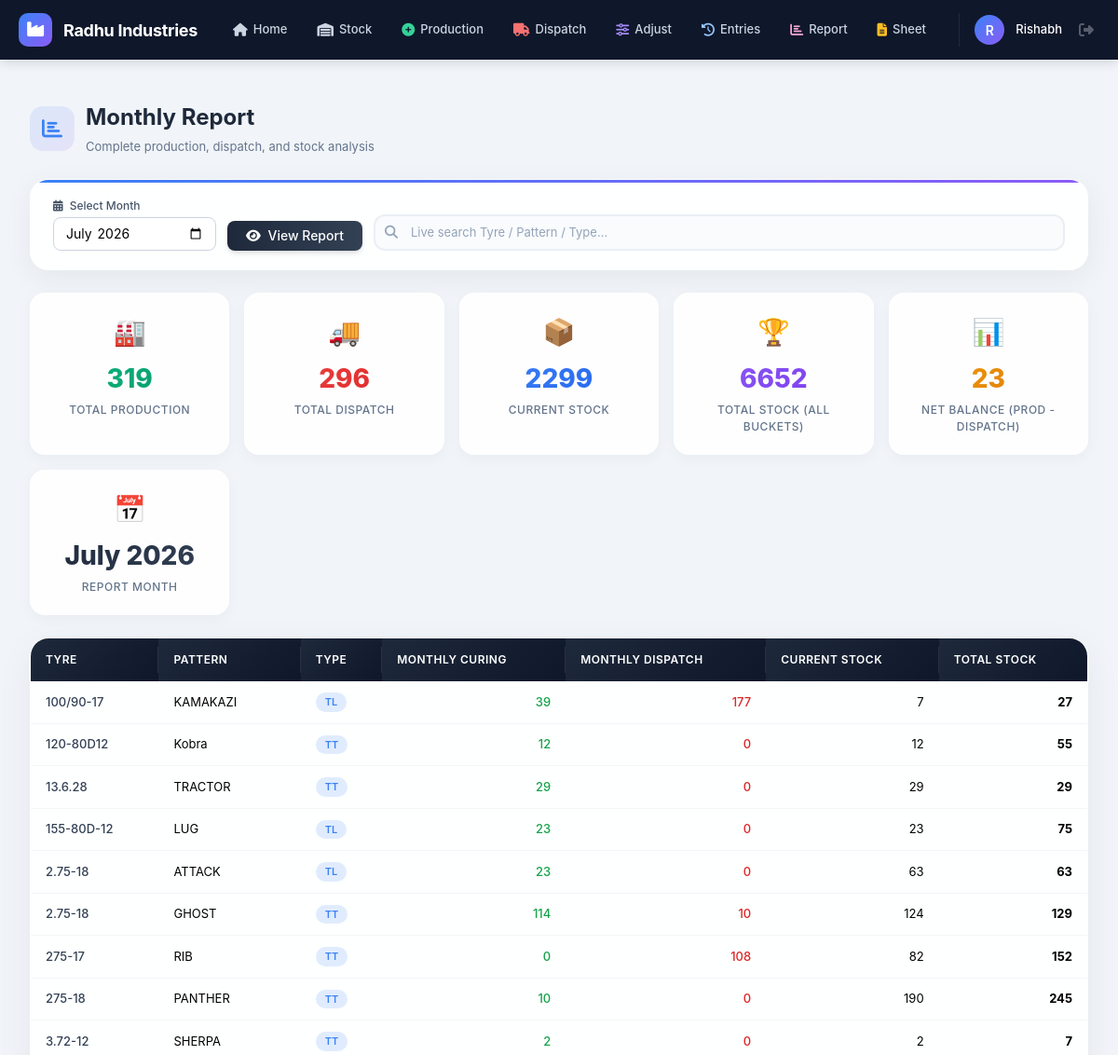
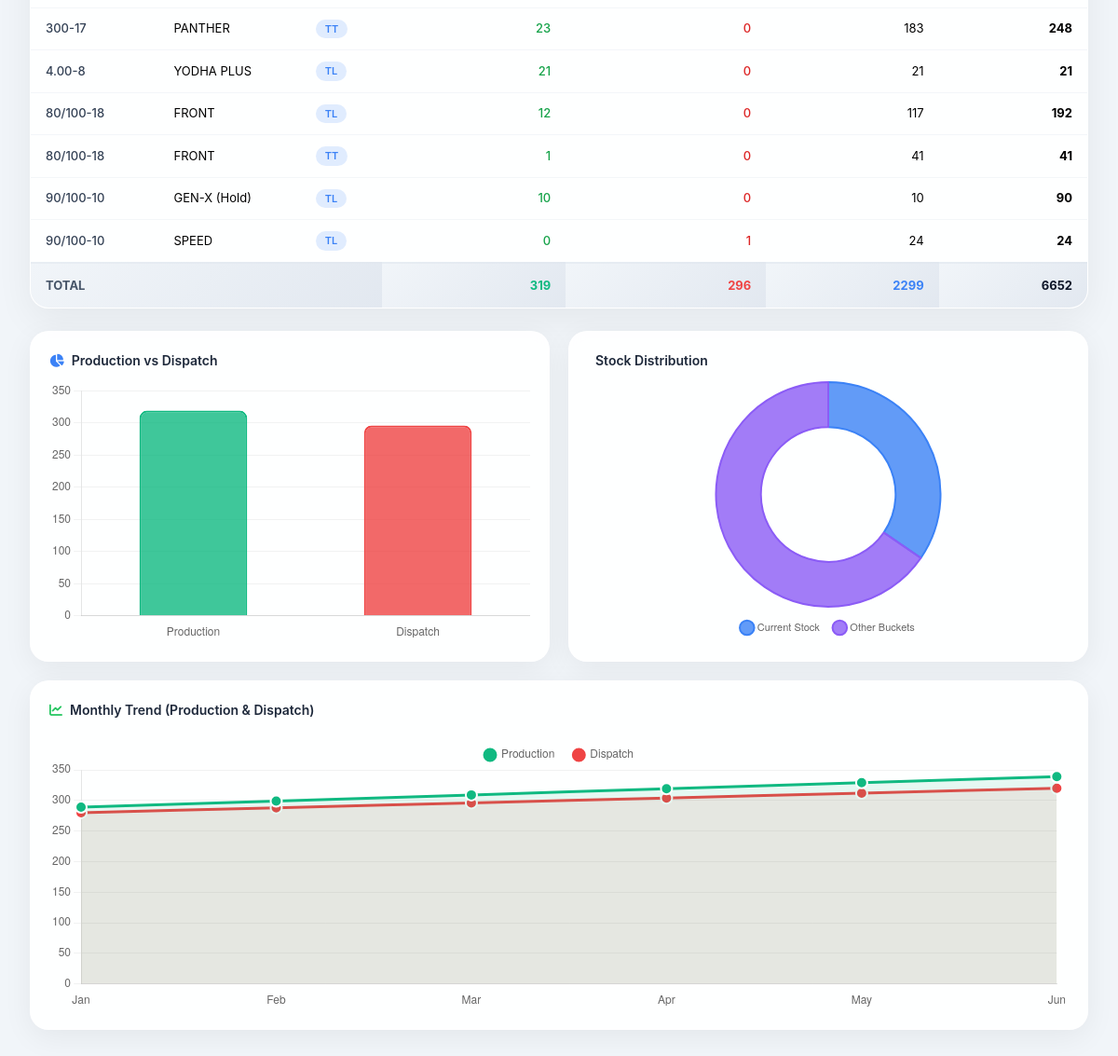
The page /tyre/report/monthly/ (signed in) on the database as committed earlier (2 pictures, top to bottom).
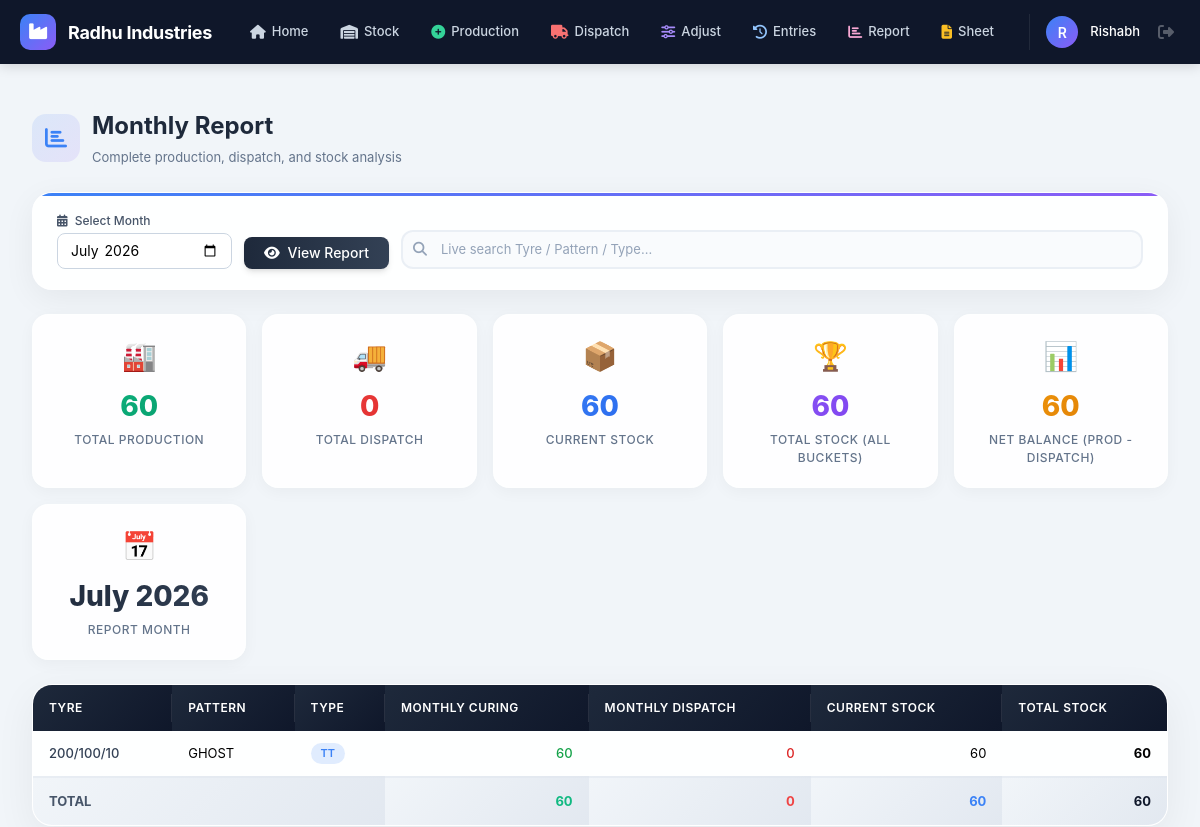
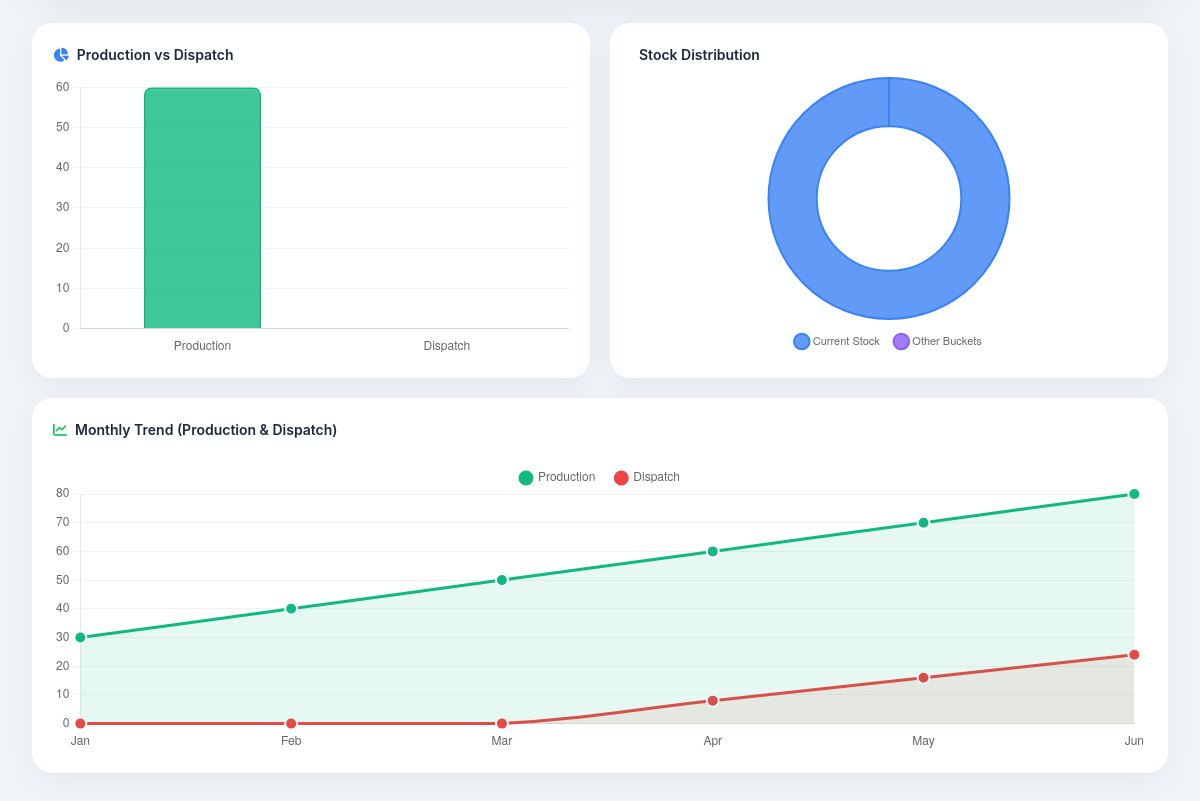
The same page on the database as committed later (2 pictures, top to bottom).
### stock/models.py (models this page shows, shortened)
class TyreItem(models.Model):
    tyre = models.CharField("TYRE", max_length=50)
    pattern = models.CharField("PATTERN", max_length=80)
    type = models.CharField("TYPE", max_length=20)  # TT / TL
    weight = models.DecimalField(
        "Standard Weight (KG per tyre)", max_digits=6, decimal_places=2, default=0,
        help_text="Ek tyre ka standard/expected weight (KG mein)"
    )
    repair_tyre_stock = models.IntegerField("Repair Tyre Stock", default=0)
    rfm_ok_tyre = models.IntegerField("RFM OK Tyre", default=0)
    old_tyres_2025 = models.IntegerField("2025 Old Tyres", default=0)
    stock = models.IntegerField("STOCK", default=0)
    on_hold_export = models.IntegerField("On hold for Export / OR", default=0)
    is_active = models.BooleanField(default=True)
    created_at = models.DateTimeField(auto_now_add=True)
    class Meta:
        ordering = ["tyre", "pattern", "type"]
        unique_together = ("tyre", "pattern", "type")
    @property
    def total_stock(self):
        return (
            self.repair_tyre_stock
            + self.rfm_ok_tyre
            + self.old_tyres_2025
            + self.stock
            + self.on_hold_export
        )

### stock/views.py (the view)
# urls.py: path("report/monthly/", views.monthly_report, name="tube_monthly_report"),
@login_required
def monthly_report(request):
    month_str = request.GET.get("month", "")
    today = datetime.date.today()
    if month_str:
        try:
            y, m = month_str.split("-")
            year, month = int(y), int(m)
        except ValueError:
            year, month = today.year, today.month
    else:
        year, month = today.year, today.month
    items = TyreItem.objects.filter(is_active=True)
    rows = []
    for item in items:
        production = DailyEntry.objects.filter(
            tyre_item=item, entry_type="production", date__year=year, date__month=month
        ).aggregate(t=Sum("quantity"))["t"] or 0
        dispatch = DailyEntry.objects.filter(
            tyre_item=item, entry_type="dispatch", date__year=year, date__month=month
        ).aggregate(t=Sum("quantity"))["t"] or 0
        if production or dispatch:
            rows.append({
                "item": item,
                "monthly_curing": production,
                "monthly_despatch": dispatch,
            })
    total_curing = sum(r["monthly_curing"] for r in rows)
    total_despatch = sum(r["monthly_despatch"] for r in rows)
    total_stock_col = sum(item.stock for item in items)
    grand_total = sum(item.total_stock for item in items)
    net_balance = total_curing - total_despatch
    selected_month_date = datetime.date(year, month, 1)
    month_name = selected_month_date.strftime("%B %Y")
    trend_labels, trend_production, trend_dispatch = [], [], []
    cursor_year, cursor_month = year, month
    months_back = []
    for _ in range(6):
        months_back.append((cursor_year, cursor_month))
        cursor_month -= 1
        if cursor_month == 0:
            cursor_month = 12
            cursor_year -= 1
    months_back.reverse()
    for y2, m2 in months_back:
        prod = DailyEntry.objects.filter(
            entry_type="production", date__year=y2, date__month=m2
        ).aggregate(t=Sum("quantity"))["t"] or 0
        disp = DailyEntry.objects.filter(
            entry_type="dispatch", date__year=y2, date__month=m2
        ).aggregate(t=Sum("quantity"))["t"] or 0
        trend_labels.append(datetime.date(y2, m2, 1).strftime("%b %Y"))
        trend_production.append(prod)
        trend_dispatch.append(disp)
    context = {
        "rows": rows,
        "month_value": f"{year:04d}-{month:02d}",
        "month_name": month_name,
        "total_curing": total_curing,
        "total_despatch": total_despatch,
        "total_stock_col": total_stock_col,
        "grand_total": grand_total,
        "net_balance": net_balance,
        "trend_labels": trend_labels,
        "trend_production": trend_production,
        "trend_dispatch": trend_dispatch,
    }
    return render(request, "stock/monthly_report.html", context)

### templates/stock/monthly_report.html (shortened to what the changed rows need)
{% extends "stock/base.html" %}
{% block content %}
{% load static %}
<div class="report-container">
    <div class="page-header">
        <div>
            <h1>Monthly Report</h1>
        </div>
    </div>
    <div class="stats-grid">
        <div class="stat-card stat-green">
            <div class="stat-icon">🏭</div>
            <div class="stat-value">{{ total_curing|default:0 }}</div>
            <div class="stat-label">Total Production</div>
        </div>
        <div class="stat-card stat-red">
            <div class="stat-icon">🚚</div>
            <div class="stat-value">{{ total_despatch|default:0 }}</div>
            <div class="stat-label">Total Dispatch</div>
        </div>
        <div class="stat-card stat-blue">
            <div class="stat-icon">📦</div>
            <div class="stat-value">{{ total_stock_col|default:0 }}</div>
            <div class="stat-label">Current Stock</div>
        </div>
        <div class="stat-card stat-purple">
            <div class="stat-icon">🏆</div>
            <div class="stat-value">{{ grand_total|default:0 }}</div>
            <div class="stat-label">Total Stock (All Buckets)</div>
        </div>
        <div class="stat-card stat-amber">
            <div class="stat-icon">📊</div>
            <div class="stat-value">{{ net_balance|default:0 }}</div>
            <div class="stat-label">Net Balance (Prod - Dispatch)</div>
        </div>
    </div>
    <div class="table-container" id="report-table-wrapper">
        <div class="table-wrapper">
            <table class="report-table" id="report-table">
                <thead>
                    <tr>
                        <th>Tyre</th>
                        <th>Pattern</th>
                        <th>Type</th>
                        <th class="text-right">Monthly Curing</th>
                        <th class="text-right">Monthly Dispatch</th>
                        <th class="text-right">Current Stock</th>
                        <th class="text-right">Total Stock</th>
                    </tr>
                </thead>
                <tbody id="report-tbody">
                    {% for row in rows %}
                    <tr class="report-row"
                        data-tyre="{{ row.item.tyre|lower }}"
                        data-pattern="{{ row.item.pattern|lower }}"
                        data-type="{{ row.item.type|lower }}">
                        <td class="font-medium text-slate-700">{{ row.item.tyre }}</td>
                        <td>{{ row.item.pattern }}</td>
                        <td>
                            <span class="type-badge
                                {% if row.item.type == 'New' %}type-new
                                {% elif row.item.type == 'Used' %}type-used
                                {% else %}type-other{% endif %}">
                                {{ row.item.type }}
                            </span>
                        </td>
                        <td class="text-right text-green-600 font-medium">{{ row.monthly_curing }}</td>
                        <td class="text-right text-red-600 font-medium">{{ row.monthly_despatch }}</td>
                        <td class="text-right">{{ row.item.stock }}</td>
                        <td class="text-right font-bold">{{ row.item.total_stock }}</td>
                    </tr>
                    {% endfor %}
                </tbody>
                {% if rows %}
                <tfoot class="table-footer">
                    <tr>
                        <td colspan="3" class="text-slate-600 font-bold">TOTAL</td>
                        <td class="text-right stock-green font-bold">{{ total_curing|default:0 }}</td>
                        <td class="text-right stock-red font-bold">{{ total_despatch|default:0 }}</td>
                        <td class="text-right stock-blue font-bold">{{ total_stock_col|default:0 }}</td>
                        <td class="text-right text-slate-900 font-extrabold">{{ grand_total|default:0 }}</td>
                    </tr>
                </tfoot>
                {% endif %}
            </table>
        </div>
    </div>
    <div class="charts-grid">
        <div class="chart-card">
            <div class="chart-wrapper">
                <canvas id="prodVsDispatchChart"></canvas>
            </div>
        </div>
        <div class="chart-card">
            <div class="chart-wrapper">
                <canvas id="stockDistributionChart"></canvas>
            </div>
        </div>
        <div class="chart-card" style="grid-column: 1 / -1;">
            <div class="chart-wrapper" style="height: 300px;">
                <canvas id="trendChart"></canvas>
            </div>
        </div>
    </div>
</div>
{% endblock %}

Rows that differ between the two databases and show on the page:
removed TyreItem: item.tyre "100/90-17", item.pattern "KAMAKAZI", item.type "TL", monthly_curing "39", monthly_despatch "177", item.stock "7", item.total_stock "27"
removed TyreItem: item.tyre "120-80D12", item.pattern "Kobra", item.type "TT", monthly_curing "12", monthly_despatch "0", item.stock "12", item.total_stock "55"
removed TyreItem: item.tyre "13.6.28", item.pattern "TRACTOR", item.type "TT", monthly_curing "29", monthly_despatch "0", item.stock "29", item.total_stock "29"
removed TyreItem: item.tyre "155-80D-12", item.pattern "LUG", item.type "TL", monthly_curing "23", monthly_despatch "0", item.stock "23", item.total_stock "75"
removed TyreItem: item.tyre "2.75-18", item.pattern "ATTACK", item.type "TL", monthly_curing "23", monthly_despatch "0", item.stock "63", item.total_stock "63"
removed TyreItem: item.tyre "2.75-18", item.pattern "GHOST", item.type "TT", monthly_curing "114", monthly_despatch "10", item.stock "124", item.total_stock "129"
removed TyreItem: item.tyre "275-17", item.pattern "RIB", item.type "TT", monthly_curing "0", monthly_despatch "108", item.stock "82", item.total_stock "152"
removed TyreItem: item.tyre "275-18", item.pattern "PANTHER", item.type "TT", monthly_curing "10", monthly_despatch "0", item.stock "190", item.total_stock "245"
removed TyreItem: item.tyre "3.72-12", item.pattern "SHERPA", item.type "TT", monthly_curing "2", monthly_despatch "0", item.stock "2", item.total_stock "7"
removed TyreItem: item.tyre "300-17", item.pattern "PANTHER", item.type "TT", monthly_curing "23", monthly_despatch "0", item.stock "183", item.total_stock "248"
removed TyreItem: item.tyre "4.00-8", item.pattern "YODHA PLUS", item.type "TL", monthly_curing "21", monthly_despatch "0", item.stock "21", item.total_stock "21"
removed TyreItem: item.tyre "80/100-18", item.pattern "FRONT", item.type "TL", monthly_curing "12", monthly_despatch "0", item.stock "117", item.total_stock "192"
removed TyreItem: item.tyre "80/100-18", item.pattern "FRONT", item.type "TT", monthly_curing "1", monthly_despatch "0", item.stock "41", item.total_stock "41"
removed TyreItem: item.tyre "90/100-10", item.pattern "GEN-X (Hold)", item.type "TL", monthly_curing "10", monthly_despatch "0", item.stock "10", item.total_stock "90"
removed TyreItem: item.tyre "90/100-10", item.pattern "SPEED", item.type "TL", monthly_curing "0", monthly_despatch "1", item.stock "24", item.total_stock "24"
added TyreItem: item.tyre "200/100/10", item.pattern "GHOST", item.type "TT", monthly_curing "60", monthly_despatch "0", item.stock "60", item.total_stock "60"
Other text that changed with them:
{{ total_curing|default:0 }}: "319" → "60"
{{ total_despatch|default:0 }}: "296" → "0"
{{ total_stock_col|default:0 }}: "2299" → "60"
{{ grand_total|default:0 }}: "6652" → "60"
{{ net_balance|default:0 }}: "23" → "60"
chart data {{ total_curing|default:0 }}: 319 → 60
chart data {{ total_despatch|default:0 }}: 296 → 0
chart data {{ total_stock_col|default:0 }}: 2299 → 60
chart data {{ grand_total|default:0 }}: 6652 → 60
